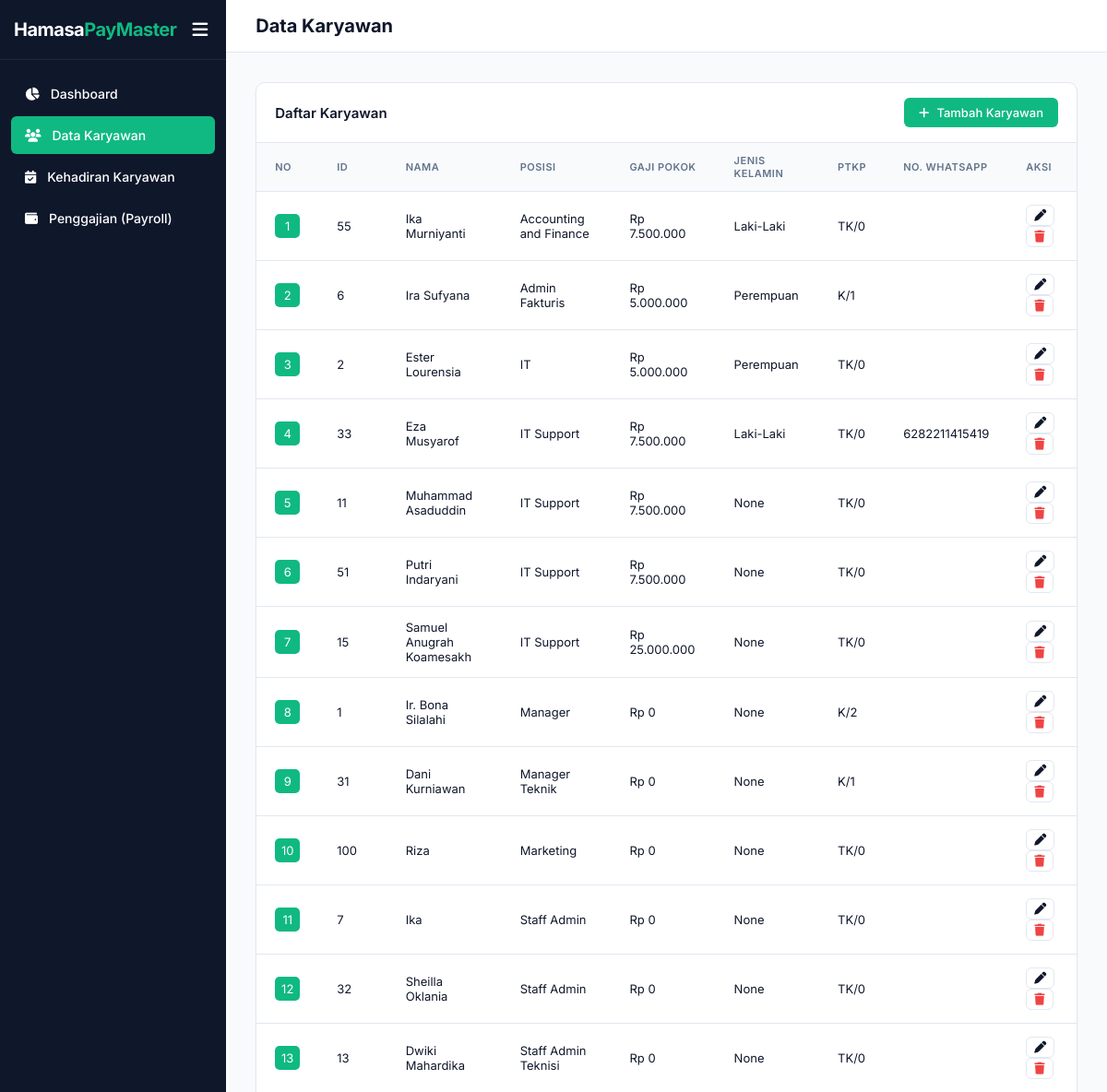
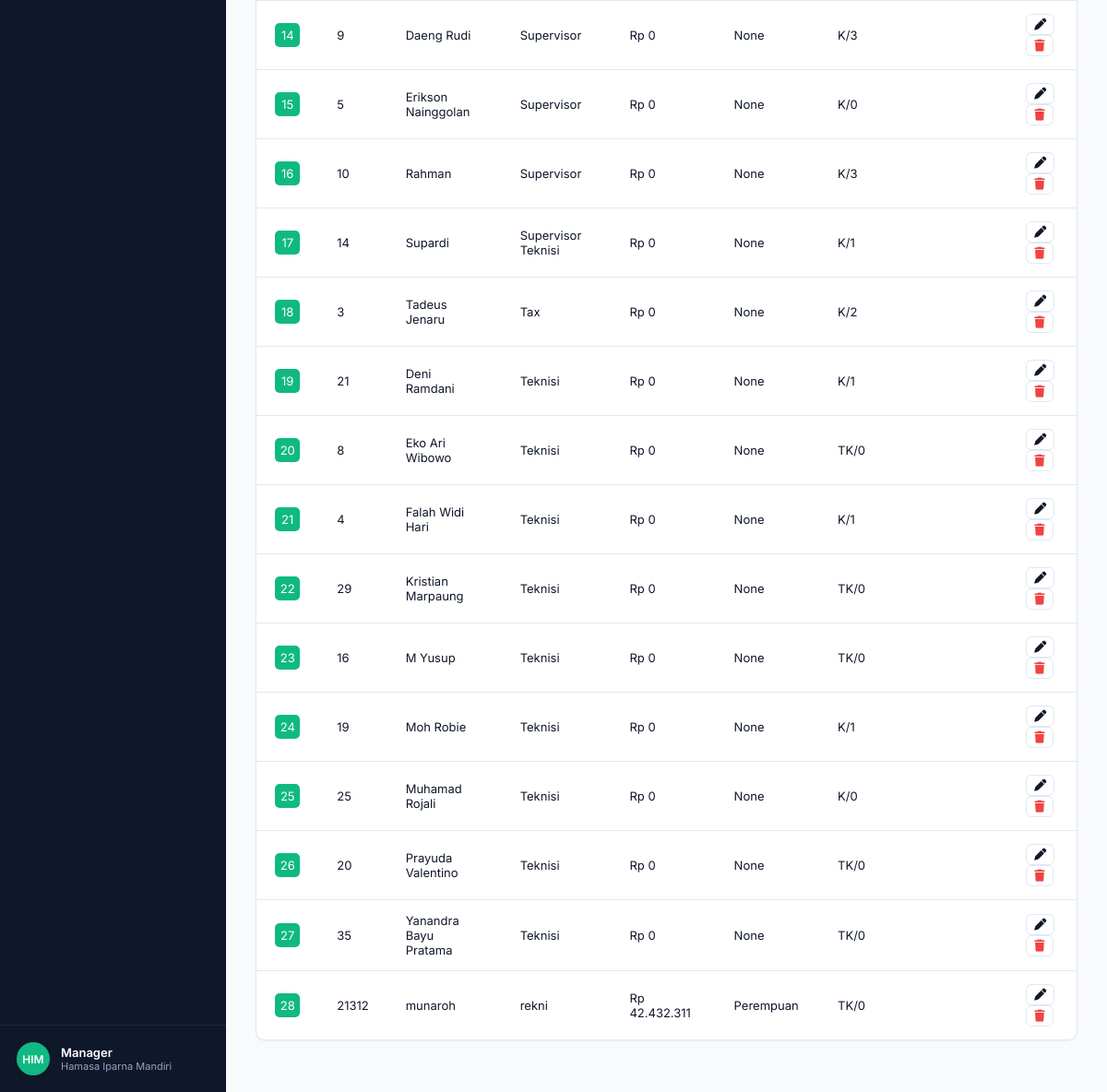
The page /employees on the database its author committed (2 pictures, top to bottom).
### models.py (models this page shows)
class Employee(db.Model):
    __tablename__ = "employees"
    id = db.Column(db.Integer, primary_key=True)
    user_id = db.Column(db.String(20), unique=True, nullable=False)  # ID Mesin
    name = db.Column(db.String(100))
    position = db.Column(db.String(100))
    basic_salary = db.Column(db.Float, default=0)
    gender = db.Column(db.String(50))
    married_status = db.Column(db.Integer)
    dependents = db.Column(db.Integer)
    phone = db.Column(db.String(30))
    email = db.Column(db.String(100))
    status = db.Column(db.String(20), default="Aktif")

### routes/dashboard_routes.py (the view)
@dashboard_bp.route("/employees")
def employees_page():
    employees = Employee.query.order_by(
        Employee.position.asc(),
        Employee.name.asc()
    ).all()
    for employee in employees:
        status = "K" if employee.married_status else "TK"
        dependents = min(employee.dependents or 0, 3)
        employee.ptkp = f"{status}/{dependents}"
    return render_template(
        "employees.html",
        employees=employees
    )

### templates/employees.html (shortened to what this page needs)
<!DOCTYPE html>
<html lang="id">
<head>
    <link rel="stylesheet" href="https://cdnjs.cloudflare.com/ajax/libs/font-awesome/6.4.0/css/all.min.css">
    <link rel="stylesheet" href="{{ url_for('static', filename='css/styles.css') }}">
</head>
<body data-page="{{ active_page|default('dashboard') }}">
    <sidebar id="sidebar">
        <div>
            <div class="sidebar-header">
                <span class="logo-text">Hamasa<span>PayMaster</span></span>
                <button class="btn-toggle" onclick="toggleSidebar()">
                    <i class="fa-solid fa-bars" id="toggle-icon"></i>
                </button>
            </div>
            <ul class="nav-list">
                <li class="nav-item" data-page="dashboard">
                    <a href="/dashboard"><i class="fa-solid fa-chart-pie"></i> <span>Dashboard</span></a>
                </li>
                <li class="nav-item active" data-page="karyawan">
                    <a href="/employees"><i class="fa-solid fa-users"></i> <span>Data Karyawan</span></a>
                </li>
                <li class="nav-item" data-page="kehadiran">
                    <a href="/attendance"><i class="fa-solid fa-calendar-check"></i> <span>Kehadiran Karyawan</span></a>
                </li>
                <li class="nav-item" data-page="payroll">
                    <a href="/payroll"><i class="fa-solid fa-wallet"></i> <span>Penggajian (Payroll)</span></a>
                </li>
            </ul>
        </div>
        <div class="sidebar-footer">
            <div class="user-card">
                <div class="avatar">HIM</div>
                <div class="user-info">
                    <span class="user-name">Manager</span>
                    <span class="user-role">Hamasa Iparna Mandiri</span>
                </div>
            </div>
        </div>
    </sidebar>
    <main>
        <header>
            <div class="header-title">
                <h1 id="page-title">Data Karyawan</h1>
            </div>
        </header>
        <div class="content-area">
            <section id="view-karyawan">
                <div class="card">
                    <div class="card-header">
                        <div class="card-title">Daftar Karyawan</div>
                        <button class="btn btn-primary" onclick="openEmpModal()"><i class="fa-solid fa-plus"></i> Tambah Karyawan</button>
                    </div>
                    <div class="table-responsive">
                        <table>
                            <thead>
                                <tr>
                                    <th>No</th>
                                    <th>ID</th>
                                    <th>Nama</th>
                                    <th>Posisi</th>
                                    <th>Gaji Pokok</th>
                                    <th>Jenis Kelamin</th>
                                    <th>PTKP</th>
                                    <th>No. WhatsApp</th>
                                    <th>Aksi</th>
                                </tr>
                            </thead>
                            <tbody id="employee-table-body">
                                {% for emp in employees %}
                                <tr>
                                    <td><div style="background-color: var(--accent); width: 27px; height: 100%; color: white; border-radius: 5px; text-align: center; padding: 5px;">{{ loop.index }}</div></td>
                                    <td>{{ emp.user_id }}</td>
                                    <td>{{ emp.name }}</td>
                                    <td>{{ emp.position }}</td>
                                    <td class="harga">{{ emp.basic_salary }}</td>
                                    <td>{{ emp.gender }}</td>
                                    <td>{{ emp.ptkp }}</td>
                                    <td>{{ emp.phone }}</td>
                                    <td>
                                        <button class="btn btn-outline" style="padding:4px 8px;" onclick="openEmpModal('{{emp.id}}')"><i class="fa-solid fa-pen"></i></button>
                                        <button class="btn btn-outline" style="padding:4px 8px; color:var(--danger);" onclick="deleteEmployee('{{emp.id}}','{{emp.name}}')"><i class="fa-solid fa-trash"></i></button>
                                    </td>
                                </tr>
                                {% endfor %}
                            </tbody>
                        </table>
                    </div>
                </div>
            </section>
        </div>
    </main>
</body>
</html>

### static/css/styles.css (style rules this page uses)
:root { --primary: #0f172a; --primary-light: #1e293b; --accent: #10b981; --accent-hover: #059669; --bg-main: #f8fafc; --surface: #ffffff; --text-main: #0f172a; --text-muted: #64748b; --border: #e2e8f0; --danger: #ef4444; --warning: #f59e0b; --info: #3b82f6; --radius-sm: 6px; --radius-md: 10px; --radius-lg: 16px; --shadow-sm: 0 1px 2px 0 rgb(0 0 0 / 0.05); --shadow-md: 0 4px 6px -1px rgb(0 0 0 / 0.1); --shadow-lg: 0 10px 15px -3px rgb(0 0 0 / 0.1); }
* { box-sizing: border-box; margin: 0; padding: 0; font-family: 'Inter', sans-serif; }
body { background-color: var(--bg-main); color: var(--text-main); display: flex; height: 100vh; overflow: hidden; }
sidebar { width: 260px; background-color: var(--primary); color: #fff; display: flex; flex-direction: column; justify-content: space-between; z-index: 10; }
.sidebar-header { padding: 24px; display: flex; align-items: center; gap: 12px; border-bottom: 1px solid rgba(255, 255, 255, 0.08); }
.logo-text { font-size: 20px; font-weight: 700; letter-spacing: -0.5px; }
.logo-text span { color: var(--accent); }
.nav-list { list-style: none; padding: 16px 12px; display: flex; flex-direction: column; gap: 4px; }
.nav-item a { display: flex; align-items: center; gap: 12px; padding: 12px 16px; color: #94a3b8; text-decoration: none; border-radius: var(--radius-sm); font-size: 14px; font-weight: 500; transition: all 0.2s; }
.nav-item a:hover, .nav-item.active a { color: #fff; background-color: rgba(255, 255, 255, 0.08); }
.nav-item.active a { background-color: var(--accent); color: #fff; }
.sidebar-footer { padding: 16px; border-top: 1px solid rgba(255, 255, 255, 0.08); }
.user-card { display: flex; align-items: center; gap: 12px; padding: 2px; }
.avatar { width: 36px; height: 36px; border-radius: 50%; background-color: var(--accent); color: #fff; display: flex; align-items: center; justify-content: center; font-weight: 600; font-size: 12px; }
.user-info { display: flex; flex-direction: column; }
.user-name { font-size: 13px; font-weight: 600; color: #fff; }
.user-role { font-size: 11px; color: #94a3b8; }
main { flex-grow: 1; display: flex; flex-direction: column; overflow-y: auto; }
header { background-color: var(--surface); border-bottom: 1px solid var(--border); padding: 16px 32px; display: flex; justify-content: space-between; align-items: center; position: sticky; top: 0; z-index: 5; }
.header-title h1 { font-size: 20px; font-weight: 700; color: var(--text-main); }
.content-area { padding: 32px; }
.btn { padding: 8px 16px; border-radius: var(--radius-sm); font-size: 13px; font-weight: 500; border: none; cursor: pointer; display: inline-flex; align-items: center; gap: 8px; transition: all 0.2s; }
.btn-primary { background-color: var(--accent); color: #fff; }
.btn-outline { background-color: transparent; border: 1px solid var(--border); color: var(--text-main); }
.card { background: var(--surface); border-radius: var(--radius-md); border: 1px solid var(--border); box-shadow: var(--shadow-sm); overflow: hidden; margin-bottom: 24px; }
.card-header { padding: 16px 20px; border-bottom: 1px solid var(--border); display: flex; justify-content: space-between; align-items: center; }
.card-title { font-size: 15px; font-weight: 600; }
.table-responsive { width: 100%; overflow-x: auto; }
table { width: 100%; border-collapse: collapse; text-align: left; font-size: 13px; }
th { background-color: #f8fafc; color: var(--text-muted); padding: 12px 20px; font-weight: 600; border-bottom: 1px solid var(--border); text-transform: uppercase; font-size: 11px; letter-spacing: 0.5px; }
td { padding: 14px 20px; border-bottom: 1px solid var(--border); color: var(--text-main); vertical-align: middle; }
tr:last-child td { border-bottom: none; }
.sidebar-header { display: flex; align-items: center; justify-content: space-between; padding: 15px; }
.btn-toggle { background: transparent; border: none; cursor: pointer; font-size: 1.2rem; color: inherit; padding: 5px; }
.nav-item a { display: flex; align-items: center; gap: 12px; padding: 12px 15px; text-decoration: none; color: inherit; }

### rows shown on the page
Employee: user_id "55", name "Ika Murniyanti", position "Accounting and Finance", gender "Laki-Laki", ptkp "TK/0"
Employee: user_id "6", name "Ira Sufyana", position "Admin Fakturis", gender "Perempuan", ptkp "K/1"
Employee: user_id "2", name "Ester Lourensia", position "IT", gender "Perempuan", ptkp "TK/0"
Employee: user_id "33", name "Eza Musyarof", position "IT Support", gender "Laki-Laki", ptkp "TK/0", phone "6282211415419"
Employee: user_id "11", name "Muhammad Asaduddin", position "IT Support", gender "None", ptkp "TK/0"
Employee: user_id "51", name "Putri Indaryani", position "IT Support", gender "None", ptkp "TK/0"
Employee: user_id "15", name "Samuel Anugrah Koamesakh", position "IT Support", gender "None", ptkp "TK/0"
Employee: user_id "1", name "Ir. Bona Silalahi", position "Manager", gender "None", ptkp "K/2"
Employee: user_id "31", name "Dani Kurniawan", position "Manager Teknik", gender "None", ptkp "K/1"
Employee: user_id "100", name "Riza", position "Marketing", gender "None", ptkp "TK/0"
Employee: user_id "7", name "Ika", position "Staff Admin", gender "None", ptkp "TK/0"
Employee: user_id "32", name "Sheilla Oklania", position "Staff Admin", gender "None", ptkp "TK/0"
Employee: user_id "13", name "Dwiki Mahardika", position "Staff Admin Teknisi", gender "None", ptkp "TK/0"
Employee: user_id "9", name "Daeng Rudi", position "Supervisor", gender "None", ptkp "K/3"
Employee: user_id "5", name "Erikson Nainggolan", position "Supervisor", gender "None", ptkp "K/0"
Employee: user_id "10", name "Rahman", position "Supervisor", gender "None", ptkp "K/3"
Employee: user_id "14", name "Supardi", position "Supervisor Teknisi", gender "None", ptkp "K/1"
Employee: user_id "3", name "Tadeus Jenaru", position "Tax", gender "None", ptkp "K/2"
Employee: user_id "21", name "Deni Ramdani", position "Teknisi", gender "None", ptkp "K/1"
Employee: user_id "8", name "Eko Ari Wibowo", position "Teknisi", gender "None", ptkp "TK/0"
Employee: user_id "4", name "Falah Widi Hari", position "Teknisi", gender "None", ptkp "K/1"
Employee: user_id "29", name "Kristian Marpaung", position "Teknisi", gender "None", ptkp "TK/0"
Employee: user_id "16", name "M Yusup", position "Teknisi", gender "None", ptkp "TK/0"
Employee: user_id "19", name "Moh Robie", position "Teknisi", gender "None", ptkp "K/1"
Employee: user_id "25", name "Muhamad Rojali", position "Teknisi", gender "None", ptkp "K/0"
Employee: user_id "20", name "Prayuda Valentino", position "Teknisi", gender "None", ptkp "TK/0"
Employee: user_id "35", name "Yanandra Bayu Pratama", position "Teknisi", gender "None", ptkp "TK/0"
Employee: user_id "21312", name "munaroh", position "rekni", gender "Perempuan", ptkp "TK/0"
